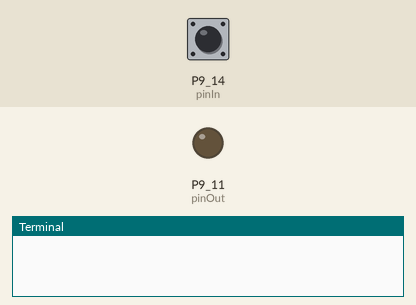
This program was run on a simulated BeagleBone Black. On the bench: output pins drawn as LEDs (lit = HIGH), the last lines printed to the terminal. Dashed ring = blinking. The inputs (shaded band) are chosen by the test bench; at power-on: P9_14 (pinIn) LOW.

Above: at 1.2 s.
1.3 s: P9_14 (pinIn) pulled HIGH for 1 s
At 3.0 s:
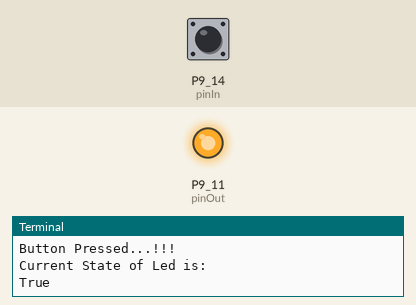
4.3 s: P9_14 (pinIn) pulled HIGH for 0.15 s
At 5.4 s:
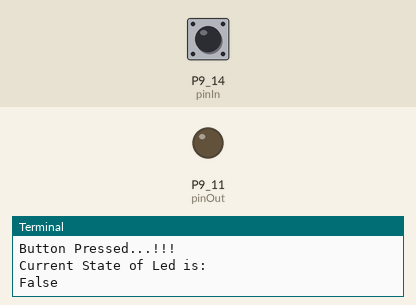
5.9 s: P9_14 (pinIn) pulled HIGH for 3.2 s
At 6.05 s:
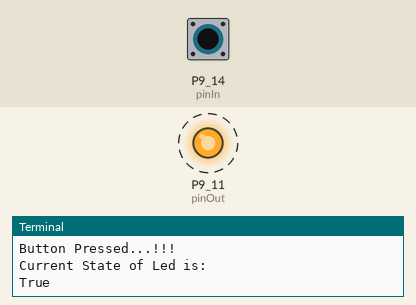
Timing chart, 0 to 10.6 s (numbered marks = the images above; inputs shaded):
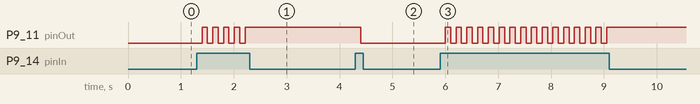

The program:

PushButtonTask.py
```python
# Push Button to toggle the LED
import Adafruit_BBIO.GPIO as GPIO
import time

pinIn = "P9_14"
pinOut = "P9_11"

GPIO.setup(pinIn,GPIO.IN)
GPIO.setup(pinOut,GPIO.OUT)
ledState = False

while 1:
 if GPIO.input(pinIn): #reducing debouncing using software method
  time.sleep(0.1)
  if GPIO.input(pinIn):
   time.sleep(0.001)
   print "Button Pressed...!!!"
   ledState = not ledState
   GPIO.output(pinOut,ledState)
   print "Current State of Led is:"
   print(ledState)
```

Measured:
- after the input at 1.3 s, P9_11 (pinOut): alternates HIGH for 0.10 s and LOW for 0.10 s, 9 changes in all, then stays HIGH, starting after 0.10 s
- after the input at 4.3 s, P9_11 (pinOut): HIGH → LOW after 0.10 s
- after the input at 5.9 s, P9_11 (pinOut): alternates HIGH for 0.10 s and LOW for 0.10 s, 31 changes in all, then stays HIGH, starting after 0.10 s
